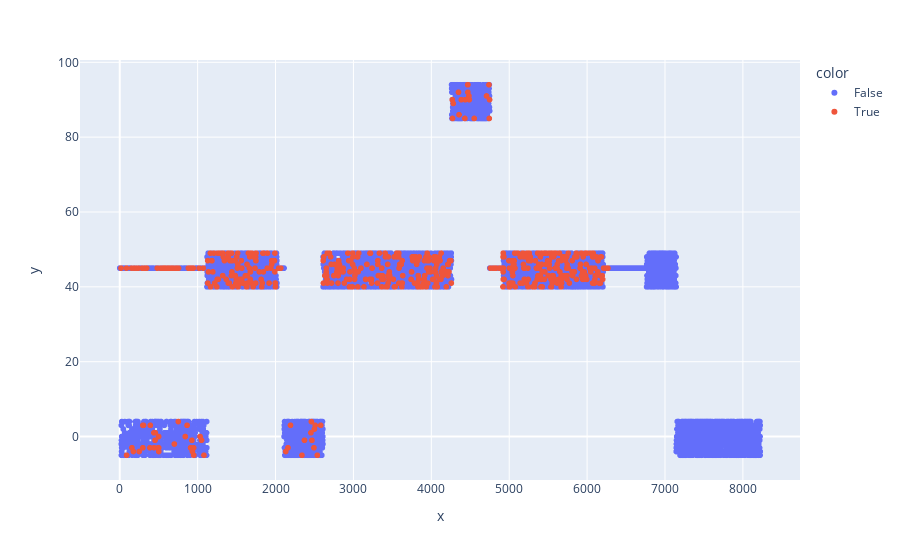

The notebook cell this image was saved under:
### Code cell
px.scatter(
    y=data.loc[
        data.adjustment == 'rotation'
    ].features.apply( lambda val: json.loads(val)['rotation_degree'] ),
    color=data.loc[
        data.adjustment == 'rotation'
    ].label == 'checked_moire'
)

### Figure 1 — Plotly figure (JSON) as saved in the notebook; plotly's stock layout.template omitted (floating-point values rounded to 4 significant figures; data arrays with more than 128 entries replaced by an {"elided": "..."} marker saying what was removed)
{"data": [{"hovertemplate": "color=False<br>x=%{x}<br>y=%{y}<extra></extra>", "legendgroup": "False", "marker": {"color": "#636efa", "symbol": "circle"}, "mode": "markers", "name": "False", "showlegend": true, "type": "scattergl", "x": {"elided": "7648 int values"}, "xaxis": "x", "y": {"elided": "7648 int values"}, "yaxis": "y"}, {"hovertemplate": "color=True<br>x=%{x}<br>y=%{y}<extra></extra>", "legendgroup": "True", "marker": {"color": "#EF553B", "symbol": "circle"}, "mode": "markers", "name": "True", "showlegend": true, "type": "scattergl", "x": {"elided": "576 int values"}, "xaxis": "x", "y": {"elided": "576 int values"}, "yaxis": "y"}], "layout": {"autosize": true, "legend": {"title": {"text": "color"}, "tracegroupgap": 0}, "margin": {"t": 60}, "xaxis": {"anchor": "y", "autorange": true, "domain": [0, 1], "range": [-490.0, 8713.0], "title": {"text": "x"}, "type": "linear"}, "yaxis": {"anchor": "x", "autorange": true, "domain": [0, 1], "range": [-12.67, 101.7], "title": {"text": "y"}, "type": "linear"}}}
